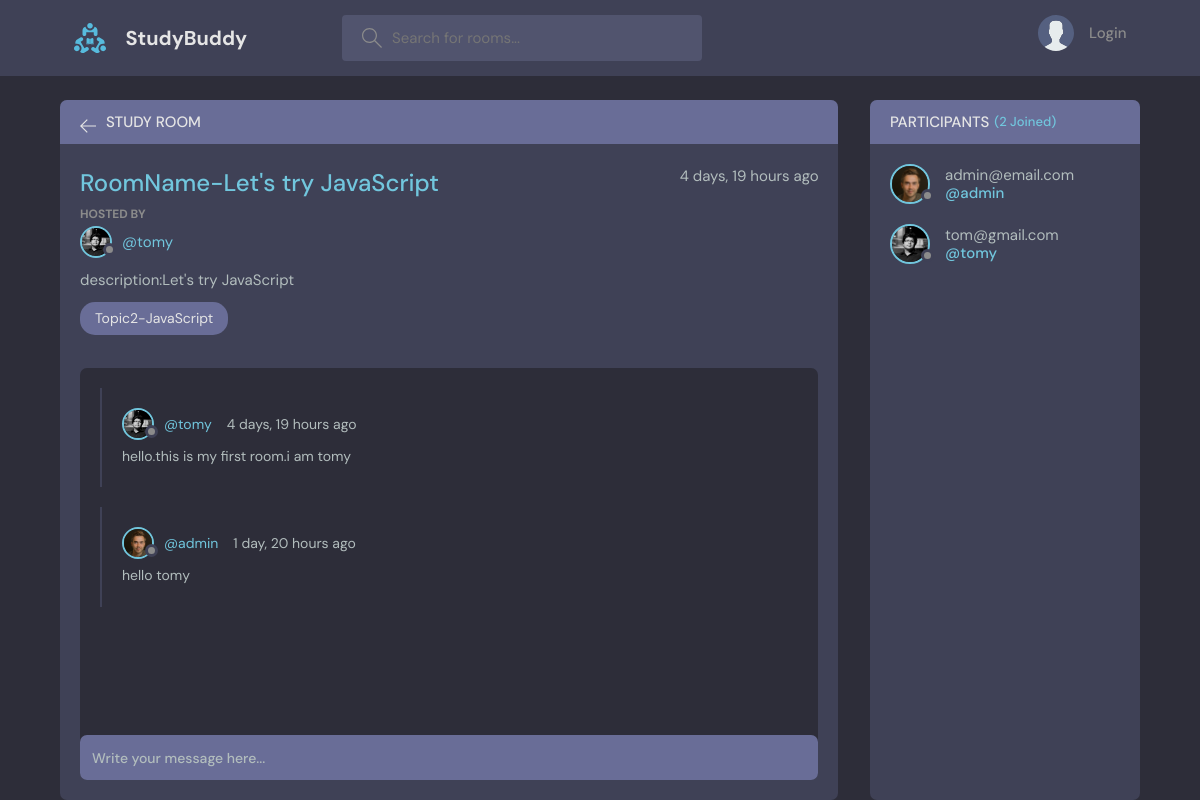
Page /room/2/ on the committed database.
### base/models.py (models this page shows, shortened)
class Room(models.Model):
    host=models.ForeignKey(User,on_delete=models.SET_NULL,null=True)
    topic=models.ForeignKey(Topic,on_delete=models.SET_NULL,null=True)
    name=models.CharField(max_length=200)
    description=models.TextField(null=True,blank=True)
    participants=models.ManyToManyField(User,related_name='participants',blank=True)
    created=models.DateTimeField(auto_now_add=True)
    updated=models.DateTimeField(auto_now=True)
    class Meta:
        ordering=['-created','-updated']

class User(AbstractUser):
    name=models.CharField(max_length=200)
    bio=models.TextField(null=True)
    avatar=models.ImageField(default='avatar.svg',null=True)
    email=models.EmailField(unique=True,null=True)
    USERNAME_FIELD='email'
    REQUIRED_FIELDS=['username']

class Topic(models.Model):
    name=models.CharField(max_length=200)

class Message(models.Model):
    user=models.ForeignKey(User,on_delete=models.CASCADE)
    room=models.ForeignKey(Room,on_delete=models.CASCADE)
    body=models.TextField()
    created=models.DateTimeField(auto_now_add=True)
    updated=models.DateTimeField(auto_now=True)

### base/views.py (the view, shortened to what this page needs)
# urls.py: path('room/<str:pk>/',views.room,name='room'),
def room(request,pk):
    room=Room.objects.get(id=pk)
    room_messages=room.message_set.all()
    participants=room.participants.all()
    context={'room':room,'room_messages': room_messages,'participants':participants}
    return render(request,'base/room.html',context)

### base/templates/base/room.html (shortened to what this page needs)
{% extends 'main.html' %}
{% block content %}
    <main class="profile-page layout layout--2">
      <div class="container">
        <div class="room">
          <div class="room__top">
            <div class="room__topLeft">
              <a href="{% url 'home' %}">
                <svg version="1.1" xmlns="http://www.w3.org/2000/svg" width="32" height="32" viewBox="0 0 32 32">
                  <title>arrow-left</title>
                  <path
                    d="M13.723 2.286l-13.723 13.714 13.719 13.714 1.616-1.611-10.96-10.96h27.625v-2.286h-27.625l10.965-10.965-1.616-1.607z"
                  ></path>
                </svg>
              </a>
              <h3>Study Room</h3>
            </div>
          </div>
          <div class="room__box scroll">
            <div class="room__header scroll">
              <div class="room__info">
                <h3>{{room.name}}</h3>
                <span>{{room.created|timesince}} ago</span>
              </div>
              <div class="room__hosted">
                <p>Hosted By</p>
                <a href="#" class="room__author">
                  <div class="avatar avatar--small">
                    <img src="{{room.host.avatar.url}}" />
                  </div>
                  <span>@{{room.host.username}}</span>
                </a>
              </div>
              <div class="room__details">
               {{room.description}}
              </div>
              <span class="room__topics">{{room.topic.name}}</span>
            </div>
            <div class="room__conversation">
              <div class="threads scroll">
                {% for message in room_messages %}
                <div class="thread">
                  <div class="thread__top">
                    <div class="thread__author">
                      <a href="" class="thread__authorInfo">
                        <div class="avatar avatar--small">
                          <img src="{{message.user.avatar.url}}" />
                        </div>
                        <span>@{{message.user.username}}</span>
                      </a>
                      <span class="thread__date">{{message.created|timesince}} ago</span>
                    </div>
                  </div>
                  <div class="thread__details">
                    {{message.body}}
                  </div>
                </div>
                {% endfor %}
              </div>
            </div>
          </div>
          <div class="room__message">
            <form action="" method='POST' >
              <input name="body" placeholder="Write your message here..." />
            </form>
          </div>
        </div>
        <div class="participants">
          <h3 class="participants__top">Participants <span>({{room.participants.count}} Joined)</span></h3>
          <div class="participants__list scroll">
            {% for user in participants %}
            <a href="profile.html" class="participant">
              <div class="avatar avatar--medium">
                <img src="{{user.avatar.url}}" />
              </div>
              <p>
                {{user}}
                <span>@{{user.username}}</span>
              </p>
            </a>
            {% endfor %}
          </div>
        </div>
      </div>
    </main>
 {% endblock content %}

### rows in the picture
Room: name "RoomName-Let's try JavaScript", created "4 days, 19 hours", host.avatar (picture), host.username "tomy", description "description:Let's try JavaScript", topic.name "Topic2-JavaScript", participants.count "2"
Message: user.avatar (picture), user.username "tomy", created "4 days, 19 hours", body "hello.this is my first room.i am tomy"
Message: user.avatar (picture), user.username "admin", created "1 day, 20 hours", body "hello tomy"
User: avatar (picture), email "admin@email.com", username "admin"
User: avatar (picture), email "tom@gmail.com", username "tomy"
